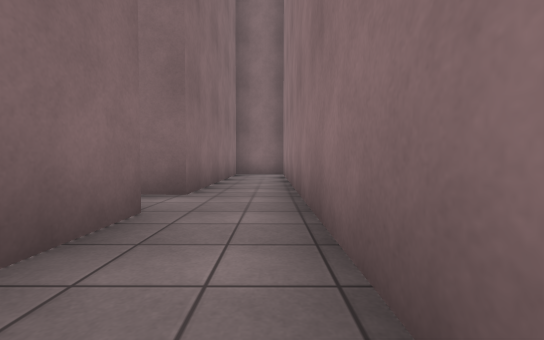
[1] (above)

24 first-person views from a walk through a world built for the Gazebo simulator. The camera is 0.94 m above the floor, tilts 2° down and sees 90° across. The floor is counted in squares, 2 m on a side. Each view is taken from the middle of a square. On the plan, view 1 faces up. The plan holds only what a view shows up to about 9 squares ahead; the rest is blank. The place goes on beyond the plan.

[2]
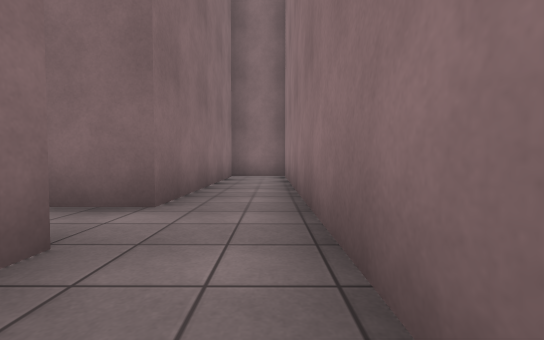

[3]
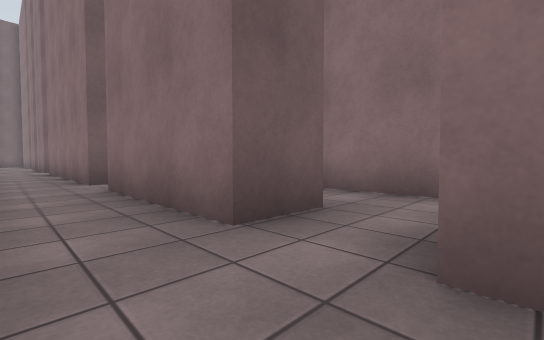

[4]
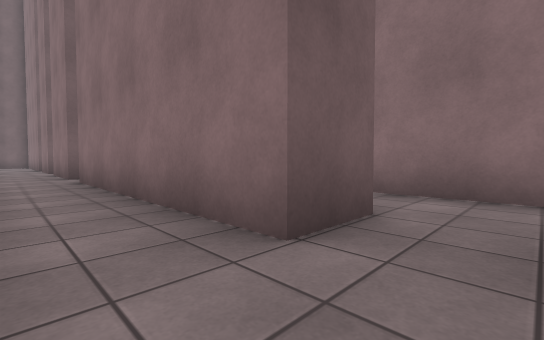

[5]
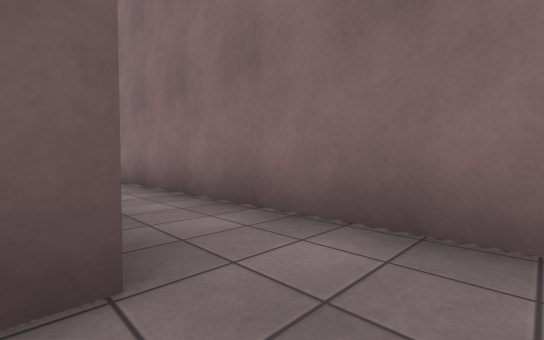

[6]
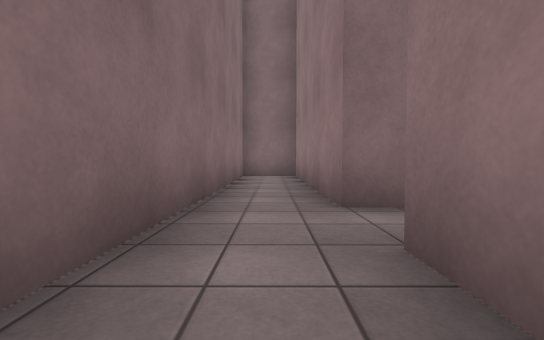

[7]
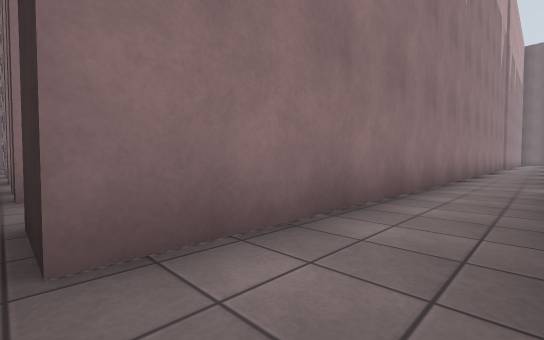

[8]
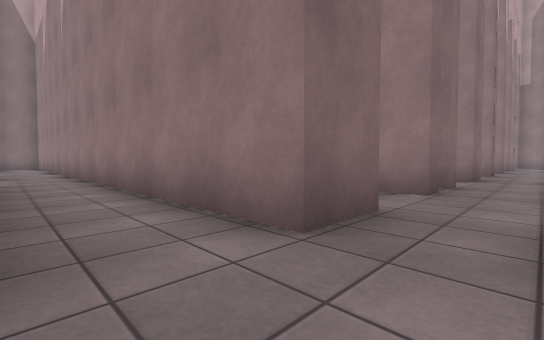

[9]
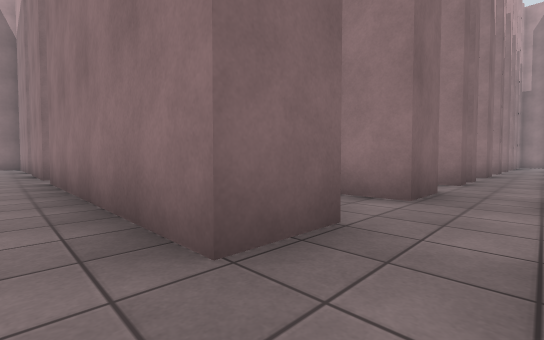

[10]
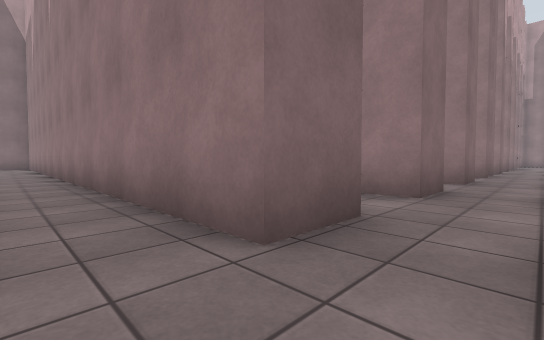

[11]
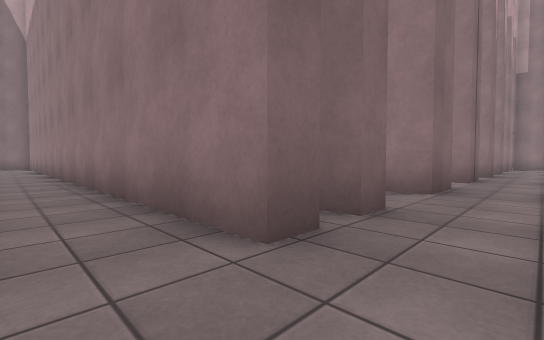

[12]
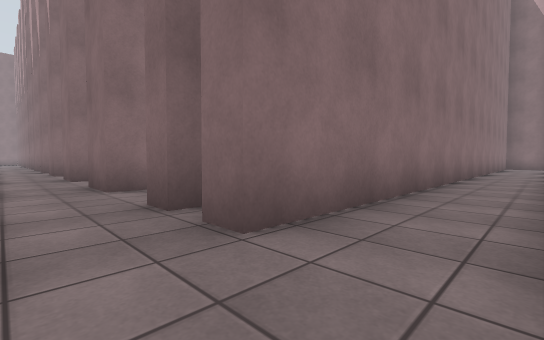

[13]
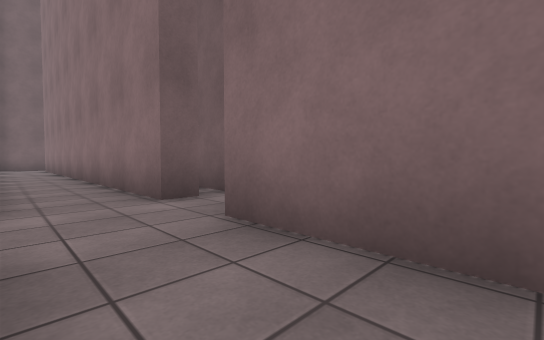

[14]
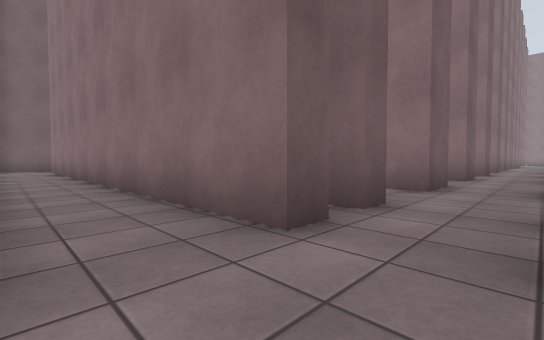

[15]
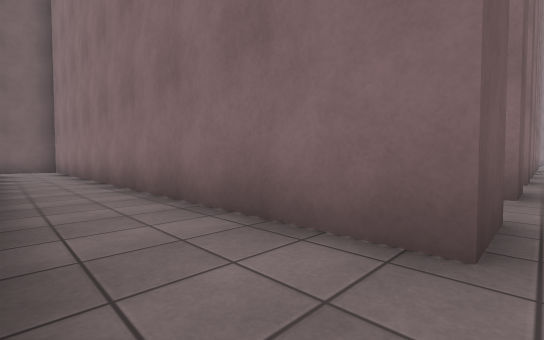

[16]
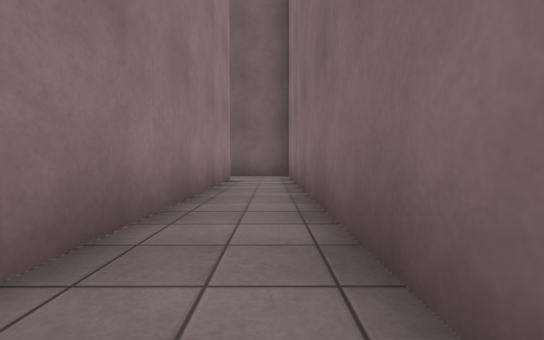

[17]
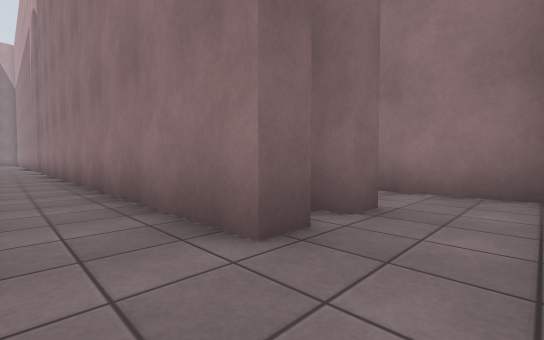

[18]
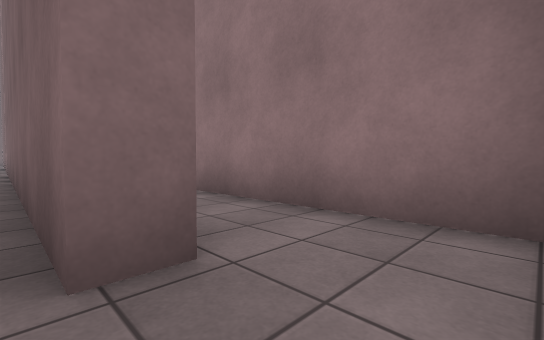

[19]
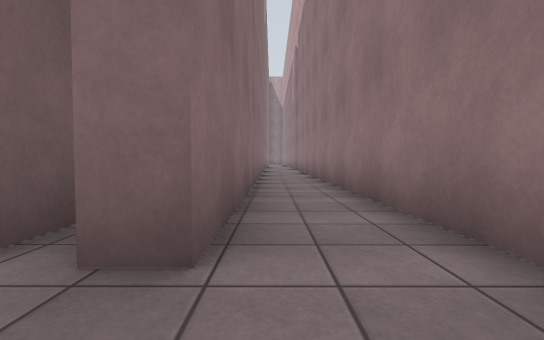

[20]
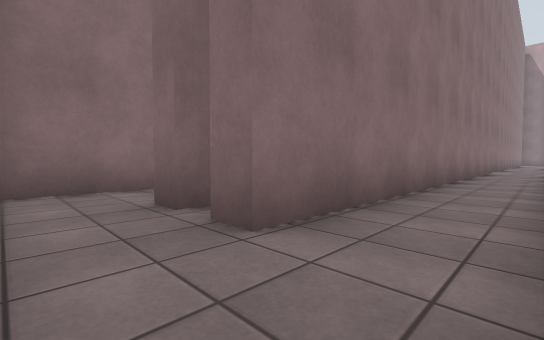

[21]
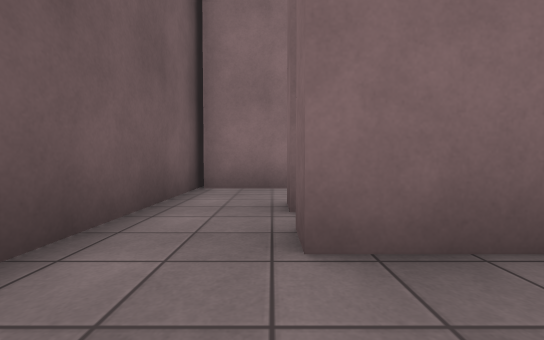

[22]
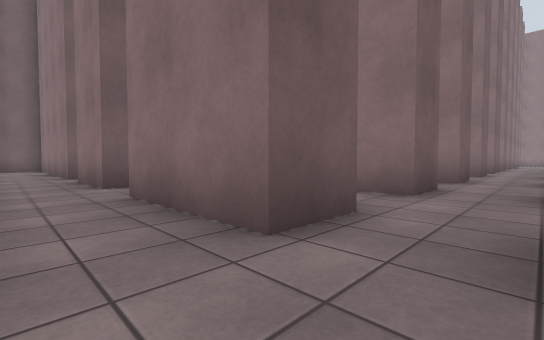

[23]
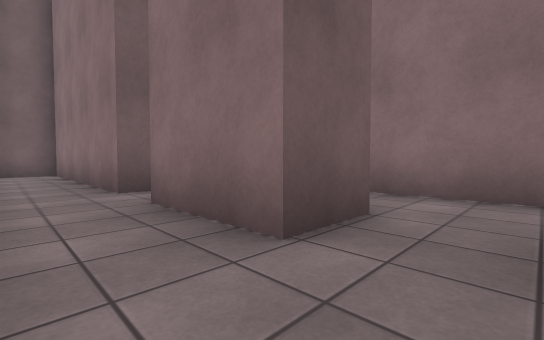

[24]
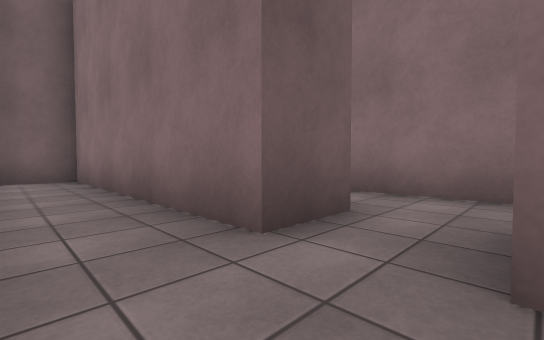

### Floor plan
Ten units are one square. View 1 is at (0, 0); x grows to the right and y downward. Boxes are objects, and circles mark ways between rooms. Rooms are numbered by the first view taken in them; rooms with no view inside come last. Other rooms are left out.
<svg viewBox="-83 -97 162 324">
<path fill="none" stroke="#000" d="M-23 20 -12 20 -12 79 -23 79M-23 -24 -12 -24 -12 9M4 79 4 -89M-24 92 -12 92 -12 119M-12 -89 -12 -37 -23 -37M5 -92 -19 -92M-23 9 -23 -24M-39 9 -39 79 -50 79M-23 -37 -23 -90M-23 79 -23 20M-50 92 -39 92 -39 101M-39 -89 -39 -12M-19 -92 -39 -92M-50 79 -50 -28M-78 92 -65 92 -65 96M15 72 15 79 4 79M31 79 31 -28M2 92 15 92 15 221M31 208 31 102M10 222 25 222M74 79 62 79 62 72M47 92 47 208M47 -24 47 79M62 221 62 131M62 -89 72 -89M36 200 36 208 31 208M47 208 42 208 42 104M25 222 49 222M41 92 47 92M30 92 36 92 36 102M36 79 31 79M47 79 42 79M-24 131 -12 131 -12 151M-24 163 -12 163 -12 222 10 222M-39 119 -39 156"/>
<circle cx="-20" cy="-30" r="3" fill="#2a7"/>
<circle cx="-20" cy="15" r="3" fill="#2a7"/>
<circle cx="-20" cy="85" r="3" fill="#2a7"/>
<circle cx="10" cy="85" r="3" fill="#2a7"/>
<circle cx="-5" cy="105" r="3" fill="#2a7"/>
<circle cx="-45" cy="90" r="3" fill="#2a7"/>
<circle cx="-30" cy="105" r="3" fill="#2a7"/>
<circle cx="30" cy="215" r="3" fill="#2a7"/>
<circle cx="30" cy="90" r="3" fill="#2a7"/>
<circle cx="50" cy="215" r="3" fill="#2a7"/>
<circle cx="50" cy="90" r="3" fill="#2a7"/>
<circle cx="-5" cy="145" r="3" fill="#2a7"/>
<circle cx="-20" cy="125" r="3" fill="#2a7"/>
<text x="-10" y="10">1</text>
<text x="-30" y="20">2</text>
<text x="-60" y="10">3</text>
<text x="20" y="70">4</text>
<text x="60" y="70">5</text>
<text x="40" y="160">6</text>
<text x="-10" y="130">7</text>
<text x="-10" y="190">8</text>
<text x="-30" y="130">9</text>
</svg>
Room 1 opens to room 2. Room 1 opens to room 4. Room 1 opens to room 7. Room 2 opens to room 3. Room 2 opens to room 9. Room 4 opens to room 6. Room 5 opens to room 6. Room 7 opens to room 8. Room 7 opens to room 9.

Where each view was taken, in squares from view 1:
view 1: 0 up, 0 right, facing up
view 2: 1 up, 0 right, facing up
view 3: 4 up, 0 right, facing down-left
view 4: 1 down, 0 right, facing down-left
view 5: 1 down, 2 left, facing down-left
view 6: 1 up, 3 left, facing up
view 7: 9 up, 1 left, facing down-right
view 8: 9 down, 1 left, facing up-right
view 9: 9 down, 3 left, facing up-right
view 10: 9 down, 6 left, facing up-right
view 11: 9 down, 2 right, facing up-right
view 12: 9 down, 6 right, facing up-left
view 13: 6 down, 6 right, facing down-left
view 14: 8 down, 6 right, facing down-left
view 15: 9 down, 3 right, facing down-left
view 16: 14 down, 2 right, facing down
view 17: 22 down, 2 right, facing up-right
view 18: 22 down, 4 right, facing up-right
view 19: 22 down, 5 right, facing up
view 20: 22 down, 6 right, facing up-left
view 21: 21 down, 6 right, facing left
view 22: 8 down, 0 right, facing down-left
view 23: 12 down, 0 right, facing down-left
view 24: 15 down, 0 right, facing down-left
